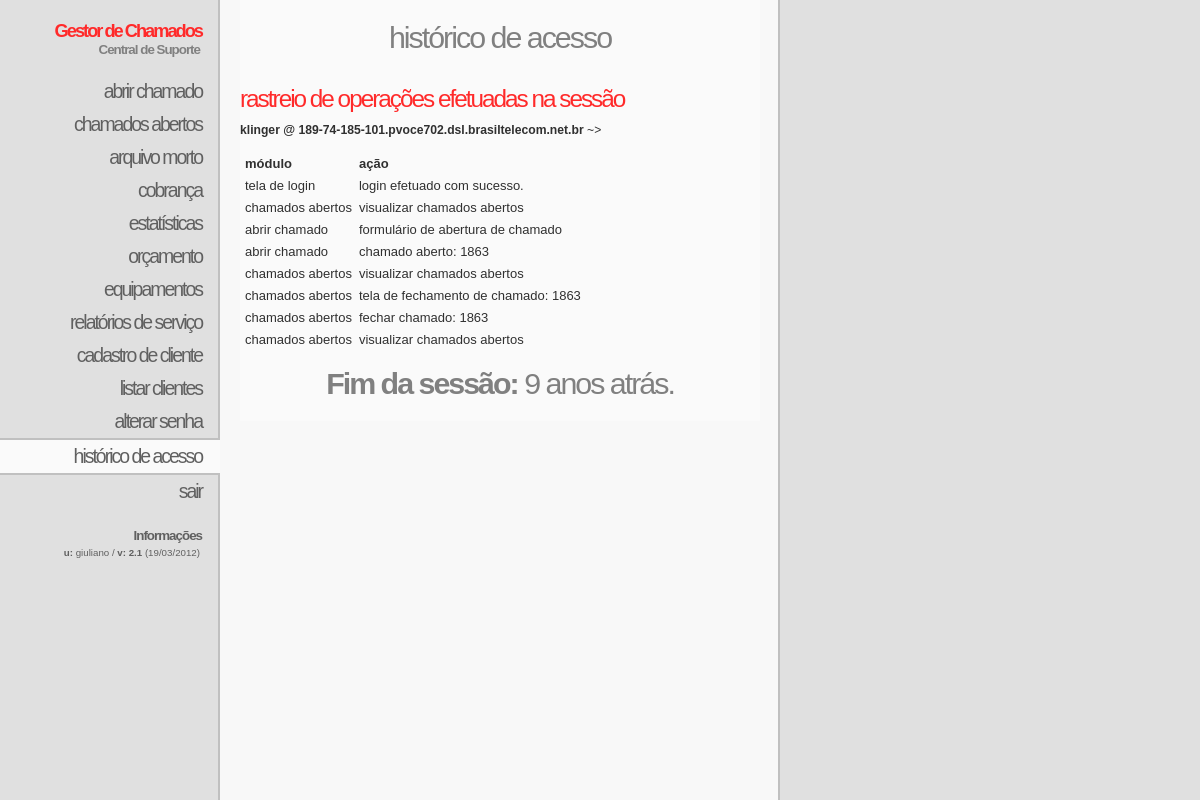
/?m=acesso&id=2396 (signed in), run on the app's committed database.
### tables this page shows
CREATE TABLE `history` (
  `id` int(11) NOT NULL auto_increment,
  `usuario` text NOT NULL,
  `date` timestamp NOT NULL default CURRENT_TIMESTAMP,
  `ip` text NOT NULL,
  PRIMARY KEY  (`id`)
);

### incs/acesso.php (the view, shortened to what this page needs)
<?php if (!defined("_SEGURO")) die("Acesso Negado");
function _ago($tm,$rcs = 0) {
    $cur_tm = time(); $dif = $cur_tm-$tm;
    $pds = array('segundo','minuto','hora','dia','semana','mês','ano','década');
    $lngh = array(1,60,3600,86400,604800,2630880,31570560,315705600);
    for($v = sizeof($lngh)-1;($v >= 0)&&(($no = $dif/$lngh[$v])<=1); $v--);
    $no = floor($no);
    if($no <> 1) if ($v==5) $pds[$v] ='meses'; else $pds[$v] .='s';
    $x=sprintf("%d %s ",$no,$pds[$v]);
    return $x;
}
$yes = mysql_query("SELECT * FROM `history` ORDER BY `id` DESC");
?>
<h2>histórico de acesso</h2>
<?php if ($_GET['id']=='') { ?>
<h3>lista ordenada pelo último acesso</h3>
<table border="1" cellspacing="3" cellpadding="2" style="border-style:hidden">
<tr>
<td style="border-style:hidden"><font size=2><b>usuário</b></font></td>
<td style="border-style:hidden"><font size=2><b>último acesso</b></font></td>
<td style="border-style:hidden"><font size=2><b>hostname</b></font></td>
</tr>
<?php
function trimall($str, $charlist = "\t\n\r\0\x0B")
{
  return str_replace(str_split($charlist), '', $str);
}
  if ($yes) {
  while ($row = mysql_fetch_array($yes, MYSQL_ASSOC)) {
?>
<tr>
<td style="border-style:hidden"><font size=2><?php echo $row['usuario'];?></font></td>
<td style="border-style:hidden"><font size=2><?php echo date("d/m/Y H:i:s",strtotime($row['date']));?></font></td>
<td style="border-style:hidden"><font size=2><a href="?m=acesso&id=<?php echo$row['id'];?>" style="color:#000000; font-weight:normal; text-decoration:underline;"><?php echo $row['ip'];?></a></font></td>
</tr>
<?php
  }
 }
?>
</table>
  <br />
<?php } else {
?>
<h3>rastreio de operações efetuadas na sessão</h3>
<?php
  $n = mysql_query("SELECT * FROM `history` WHERE `id` = '".$_GET['id']."'");
  $w = mysql_fetch_array($n, MYSQL_ASSOC);
  $yes = mysql_query("SELECT * FROM `rastreio` WHERE `hid` = '".$_GET['id']."' ORDER BY `id` ASC");
  $count = @mysql_num_rows($yes);
  if ($count>=1) {
  echo '<b>'.$w['usuario'].' @ '.$w['ip'].'</b> ~> <br /><br />';
?>
<table border="1" cellspacing="3" cellpadding="2" style="border-style:hidden">
<tr>
<td style="border-style:hidden"><font size=2><b>módulo</b></font></td>
<td style="border-style:hidden"><font size=2><b>ação</b></font></td>
</tr>
<?php
  while ($row = mysql_fetch_array($yes, MYSQL_ASSOC)) {
?>
<tr>
<td style="border-style:hidden"><font size=2><?php echo $row['modulo'];?></font></td>
<td style="border-style:hidden"><font size=2><?php echo $row['acao'];?></font></td>
</tr>
<?php
 } ?>
</table>
<br />
<?php
 }
  $yes = mysql_query("SELECT * FROM `rastreio` WHERE `hid` = '".$_GET['id']."' ORDER BY `id` DESC");
  $xow = mysql_fetch_array($yes, MYSQL_ASSOC);
  $count = @mysql_num_rows($yes);
  if ($count>=1) {
   echo "<h2><b>Fim da sessão:</b> "._ago(strtotime($xow['tempo'])).' atrás.</h2>';
  } else {
    echo '<br /><h2>Não foram encontrados dados relacionados a esta sessão.</h2>';
  }
} ?>

### andreas07.css (style rules this page uses)
body { margin:0; padding:0; color:#303030; background:#fafafa url(img/bodybg.gif) top left repeat-y; font:76% Verdana,Tahoma,sans-serif; }
#content h2 { margin:0; color:#808080; font-weight:normal; font-size:2.5em; letter-spacing:-2px; text-align:center; }
#content h3 { clear:both; margin:30px 0 10px 0; color:#ff2a2a; font-weight:normal; font-size: 2em; letter-spacing:-2px; }

### data on the page
history: usuario "klinger", ip "189-74-185-101.pvoce702.dsl.brasiltelecom.net.br"

### other printed values
$_SESSION['id'] "giuliano"
$row['modulo'] "tela de login"
$row['acao'] "login efetuado com sucesso."
$row['modulo'] "chamados abertos"
$row['acao'] "visualizar chamados abertos"
$row['modulo'] "abrir chamado"
$row['acao'] "formulário de abertura de chamado"
$row['acao'] "chamado aberto: 1863"
$row['acao'] "tela de fechamento de chamado: 1863"
$row['acao'] "fechar chamado: 1863"
_ago(strtotime($xow['tempo'])) "9 anos"
